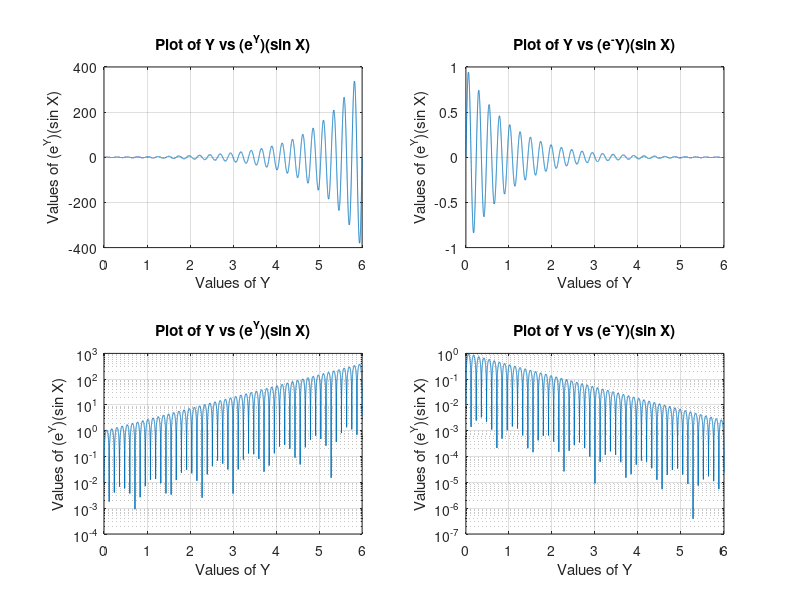

Reproduce this figure in MATLAB.
%               Solution for Core Lesson 2 Problem 11-13

%generating array X
X = [0:0.01:50*pi];

%generating array Y
Y = linspace(0,6,15708);

%plotting the values of Y and sine wave as a function of X

subplot(2,2,1);
plot(Y, (exp(Y).*sin(X)));
title('Plot of Y vs (e^Y)(sin X)');
xlabel('Values of Y');
ylabel('Values of (e^Y)(sin X)');
grid;

subplot(2,2,2);
plot(Y, (exp(-Y).*sin(X)));
title('Plot of Y vs (e^-Y)(sin X)');
xlabel('Values of Y');
ylabel('Values of (e^Y)(sin X)');
grid;

%plotting the values of Y and sine wave as a function of X using semilogy
%function

subplot(2,2,3);
semilogy(Y, abs(exp(Y).*sin(X)));
title('Plot of Y vs (e^Y)(sin X)');
xlabel('Values of Y');
ylabel('Values of (e^Y)(sin X)');
grid;

subplot(2,2,4);
semilogy(Y, abs(exp(-Y).*sin(X)));
title('Plot of Y vs (e^-Y)(sin X)');
xlabel('Values of Y');
ylabel('Values of (e^Y)(sin X)');
grid;